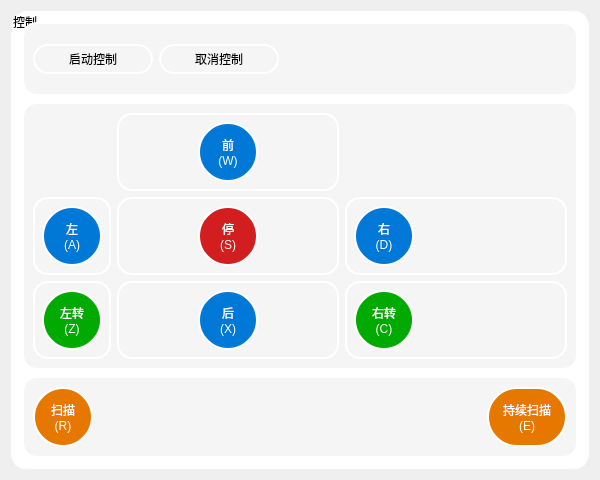
<?xml version="1.0" encoding="UTF-8"?>
<ui version="4.0">
 <class>RobotControlDialog</class>
 <widget class="QDialog" name="RobotControlDialog">
  <property name="geometry">
   <rect>
    <x>0</x>
    <y>0</y>
    <width>600</width>
    <height>480</height>
   </rect>
  </property>
  <property name="windowTitle">
   <string>机器人控制</string>
  </property>
  <layout class="QVBoxLayout" name="verticalLayout">
   <item>
    <widget class="QGroupBox" name="controlGroupBox">
     <property name="styleSheet">
      <string notr="true">background-color: rgb(255, 255, 255);
border:2px solid rgb(255, 255, 255);
border-radius:15px</string>
     </property>
     <property name="title">
      <string>控制</string>
     </property>
     <layout class="QVBoxLayout" name="verticalLayout_2">
      <item>
       <widget class="QGroupBox" name="buttonGroupBox">
        <property name="styleSheet">
         <string notr="true">background-color: rgb(245, 245, 245);
border:2px solid rgb(255, 255, 255);
border-radius:15px</string>
        </property>
        <property name="title">
         <string/>
        </property>
        <layout class="QHBoxLayout" name="horizontalLayout">
         <item>
          <widget class="QPushButton" name="startControl_Button">
           <property name="minimumSize">
            <size>
             <width>120</width>
             <height>30</height>
            </size>
           </property>
           <property name="text">
            <string>启动控制</string>
           </property>
          </widget>
         </item>
         <item>
          <widget class="QPushButton" name="cancelControl_Button">
           <property name="minimumSize">
            <size>
             <width>120</width>
             <height>30</height>
            </size>
           </property>
           <property name="text">
            <string>取消控制</string>
           </property>
          </widget>
         </item>
         <item>
          <spacer name="horizontalSpacer">
           <property name="orientation">
            <enum>Qt::Orientation::Horizontal</enum>
           </property>
           <property name="sizeHint" stdset="0">
            <size>
             <width>40</width>
             <height>20</height>
            </size>
           </property>
          </spacer>
         </item>
        </layout>
       </widget>
      </item>
      <item>
       <widget class="QFrame" name="circleControlFrame">
        <property name="styleSheet">
         <string notr="true">background-color: rgb(245, 245, 245);
border:2px solid rgb(255, 255, 255);
border-radius:15px</string>
        </property>
        <property name="frameShape">
         <enum>QFrame::Shape::StyledPanel</enum>
        </property>
        <property name="frameShadow">
         <enum>QFrame::Shadow::Raised</enum>
        </property>
        <layout class="QGridLayout" name="gridLayout">
         <item row="0" column="1">
          <widget class="QWidget" name="widget_1" native="true">
           <layout class="QHBoxLayout" name="horizontalLayout_2">
            <item>
             <spacer name="horizontalSpacer_2">
              <property name="orientation">
               <enum>Qt::Orientation::Horizontal</enum>
              </property>
              <property name="sizeHint" stdset="0">
               <size>
                <width>40</width>
                <height>20</height>
               </size>
              </property>
             </spacer>
            </item>
            <item>
             <widget class="QPushButton" name="w_Button">
              <property name="minimumSize">
               <size>
                <width>60</width>
                <height>60</height>
               </size>
              </property>
              <property name="maximumSize">
               <size>
                <width>60</width>
                <height>60</height>
               </size>
              </property>
              <property name="styleSheet">
               <string notr="true">QPushButton {
    background-color: rgb(0, 120, 215);
    color: white;
    border-radius: 30px;
}
QPushButton:hover {
    background-color: rgb(30, 150, 245);
}
QPushButton:pressed {
    background-color: rgb(0, 90, 185);
}</string>
              </property>
              <property name="text">
               <string>前
(W)</string>
              </property>
             </widget>
            </item>
            <item>
             <spacer name="horizontalSpacer_3">
              <property name="orientation">
               <enum>Qt::Orientation::Horizontal</enum>
              </property>
              <property name="sizeHint" stdset="0">
               <size>
                <width>40</width>
                <height>20</height>
               </size>
              </property>
             </spacer>
            </item>
           </layout>
          </widget>
         </item>
         <item row="1" column="0">
          <widget class="QWidget" name="widget_2" native="true">
           <layout class="QHBoxLayout" name="horizontalLayout_3">
            <item>
             <widget class="QPushButton" name="a_Button">
              <property name="minimumSize">
               <size>
                <width>60</width>
                <height>60</height>
               </size>
              </property>
              <property name="maximumSize">
               <size>
                <width>60</width>
                <height>60</height>
               </size>
              </property>
              <property name="styleSheet">
               <string notr="true">QPushButton {
    background-color: rgb(0, 120, 215);
    color: white;
    border-radius: 30px;
}
QPushButton:hover {
    background-color: rgb(30, 150, 245);
}
QPushButton:pressed {
    background-color: rgb(0, 90, 185);
}</string>
              </property>
              <property name="text">
               <string>左
(A)</string>
              </property>
             </widget>
            </item>
           </layout>
          </widget>
         </item>
         <item row="1" column="1">
          <widget class="QWidget" name="widget_3" native="true">
           <layout class="QHBoxLayout" name="horizontalLayout_4">
            <item>
             <spacer name="horizontalSpacer_4">
              <property name="orientation">
               <enum>Qt::Orientation::Horizontal</enum>
              </property>
              <property name="sizeHint" stdset="0">
               <size>
                <width>40</width>
                <height>20</height>
               </size>
              </property>
             </spacer>
            </item>
            <item>
             <widget class="QPushButton" name="s_Button">
              <property name="minimumSize">
               <size>
                <width>60</width>
                <height>60</height>
               </size>
              </property>
              <property name="maximumSize">
               <size>
                <width>60</width>
                <height>60</height>
               </size>
              </property>
              <property name="styleSheet">
               <string notr="true">QPushButton {
    background-color: rgb(210, 30, 30);
    color: white;
    border-radius: 30px;
}
QPushButton:hover {
    background-color: rgb(240, 60, 60);
}
QPushButton:pressed {
    background-color: rgb(180, 0, 0);
}</string>
              </property>
              <property name="text">
               <string>停
(S)</string>
              </property>
             </widget>
            </item>
            <item>
             <spacer name="horizontalSpacer_5">
              <property name="orientation">
               <enum>Qt::Orientation::Horizontal</enum>
              </property>
              <property name="sizeHint" stdset="0">
               <size>
                <width>40</width>
                <height>20</height>
               </size>
              </property>
             </spacer>
            </item>
           </layout>
          </widget>
         </item>
         <item row="1" column="2">
          <widget class="QWidget" name="widget_4" native="true">
           <layout class="QHBoxLayout" name="horizontalLayout_5">
            <item>
             <widget class="QPushButton" name="d_Button">
              <property name="minimumSize">
               <size>
                <width>60</width>
                <height>60</height>
               </size>
              </property>
              <property name="maximumSize">
               <size>
                <width>60</width>
                <height>60</height>
               </size>
              </property>
              <property name="styleSheet">
               <string notr="true">QPushButton {
    background-color: rgb(0, 120, 215);
    color: white;
    border-radius: 30px;
}
QPushButton:hover {
    background-color: rgb(30, 150, 245);
}
QPushButton:pressed {
    background-color: rgb(0, 90, 185);
}
</string>
              </property>
              <property name="text">
               <string>右
(D)</string>
              </property>
             </widget>
            </item>
            <item>
             <spacer name="horizontalSpacer_6">
              <property name="orientation">
               <enum>Qt::Orientation::Horizontal</enum>
              </property>
              <property name="sizeHint" stdset="0">
               <size>
                <width>40</width>
                <height>20</height>
               </size>
              </property>
             </spacer>
            </item>
           </layout>
          </widget>
         </item>
         <item row="2" column="0">
          <widget class="QWidget" name="widget_5" native="true">
           <layout class="QHBoxLayout" name="horizontalLayout_6">
            <item>
             <widget class="QPushButton" name="z_Button">
              <property name="minimumSize">
               <size>
                <width>60</width>
                <height>60</height>
               </size>
              </property>
              <property name="maximumSize">
               <size>
                <width>60</width>
                <height>60</height>
               </size>
              </property>
              <property name="styleSheet">
               <string notr="true">QPushButton {
    background-color: rgb(0, 170, 0);
    color: white;
    border-radius: 30px;
}
QPushButton:hover {
    background-color: rgb(30, 150, 245);
}
QPushButton:pressed {
    background-color: rgb(0, 90, 185);
}</string>
              </property>
              <property name="text">
               <string>左转
(Z)</string>
              </property>
             </widget>
            </item>
           </layout>
          </widget>
         </item>
         <item row="2" column="1">
          <widget class="QWidget" name="widget_6" native="true">
           <layout class="QHBoxLayout" name="horizontalLayout_7">
            <item>
             <spacer name="horizontalSpacer_7">
              <property name="orientation">
               <enum>Qt::Orientation::Horizontal</enum>
              </property>
              <property name="sizeHint" stdset="0">
               <size>
                <width>40</width>
                <height>20</height>
               </size>
              </property>
             </spacer>
            </item>
            <item>
             <widget class="QPushButton" name="x_Button">
              <property name="minimumSize">
               <size>
                <width>60</width>
                <height>60</height>
               </size>
              </property>
              <property name="maximumSize">
               <size>
                <width>60</width>
                <height>60</height>
               </size>
              </property>
              <property name="styleSheet">
               <string notr="true">QPushButton {
    background-color: rgb(0, 120, 215);
    color: white;
    border-radius: 30px;
}
QPushButton:hover {
    background-color: rgb(30, 150, 245);
}
QPushButton:pressed {
    background-color: rgb(0, 90, 185);
}</string>
              </property>
              <property name="text">
               <string>后
(X)</string>
              </property>
             </widget>
            </item>
            <item>
             <spacer name="horizontalSpacer_8">
              <property name="orientation">
               <enum>Qt::Orientation::Horizontal</enum>
              </property>
              <property name="sizeHint" stdset="0">
               <size>
                <width>40</width>
                <height>20</height>
               </size>
              </property>
             </spacer>
            </item>
           </layout>
          </widget>
         </item>
         <item row="2" column="2">
          <widget class="QWidget" name="widget_7" native="true">
           <layout class="QHBoxLayout" name="horizontalLayout_8">
            <item>
             <widget class="QPushButton" name="c_Button">
              <property name="minimumSize">
               <size>
                <width>60</width>
                <height>60</height>
               </size>
              </property>
              <property name="maximumSize">
               <size>
                <width>60</width>
                <height>60</height>
               </size>
              </property>
              <property name="styleSheet">
               <string notr="true">QPushButton {
    background-color: rgb(0, 170, 0);
    color: white;
    border-radius: 30px;
}
QPushButton:hover {
    background-color: rgb(30, 150, 245);
}
QPushButton:pressed {
    background-color: rgb(0, 90, 185);
}</string>
              </property>
              <property name="text">
               <string>右转
(C)</string>
              </property>
             </widget>
            </item>
            <item>
             <spacer name="horizontalSpacer_9">
              <property name="orientation">
               <enum>Qt::Orientation::Horizontal</enum>
              </property>
              <property name="sizeHint" stdset="0">
               <size>
                <width>40</width>
                <height>20</height>
               </size>
              </property>
             </spacer>
            </item>
           </layout>
          </widget>
         </item>
        </layout>
       </widget>
      </item>
      <item>
       <widget class="QFrame" name="specialControlFrame">
        <property name="styleSheet">
         <string notr="true">background-color: rgb(245, 245, 245);
border:2px solid rgb(255, 255, 255);
border-radius:15px</string>
        </property>
        <property name="frameShape">
         <enum>QFrame::Shape::StyledPanel</enum>
        </property>
        <property name="frameShadow">
         <enum>QFrame::Shadow::Raised</enum>
        </property>
        <layout class="QHBoxLayout" name="horizontalLayout_9">
         <item>
          <widget class="QPushButton" name="r_Button">
           <property name="minimumSize">
            <size>
             <width>60</width>
             <height>60</height>
            </size>
           </property>
           <property name="maximumSize">
            <size>
             <width>80</width>
             <height>60</height>
            </size>
           </property>
           <property name="styleSheet">
            <string notr="true">QPushButton {
    background-color: rgb(230, 120, 0);
    color: white;
    border-radius: 30px;
}
QPushButton:hover {
    background-color: rgb(255, 150, 30);
}
QPushButton:pressed {
    background-color: rgb(200, 90, 0);
}</string>
           </property>
           <property name="text">
            <string>扫描
(R)</string>
           </property>
          </widget>
         </item>
         <item>
          <spacer name="horizontalSpacer_10">
           <property name="orientation">
            <enum>Qt::Orientation::Horizontal</enum>
           </property>
           <property name="sizeHint" stdset="0">
            <size>
             <width>40</width>
             <height>20</height>
            </size>
           </property>
          </spacer>
         </item>
         <item>
          <widget class="QPushButton" name="e_Button">
           <property name="minimumSize">
            <size>
             <width>80</width>
             <height>60</height>
            </size>
           </property>
           <property name="maximumSize">
            <size>
             <width>100</width>
             <height>60</height>
            </size>
           </property>
           <property name="styleSheet">
            <string notr="true">QPushButton {
    background-color: rgb(230, 120, 0);
    color: white;
    border-radius: 30px;
}
QPushButton:hover {
    background-color: rgb(255, 150, 30);
}
QPushButton:pressed {
    background-color: rgb(200, 90, 0);
}</string>
           </property>
           <property name="text">
            <string>持续扫描
(E)</string>
           </property>
          </widget>
         </item>
        </layout>
       </widget>
      </item>
     </layout>
    </widget>
   </item>
  </layout>
 </widget>
 <resources/>
 <connections/>
</ui>
